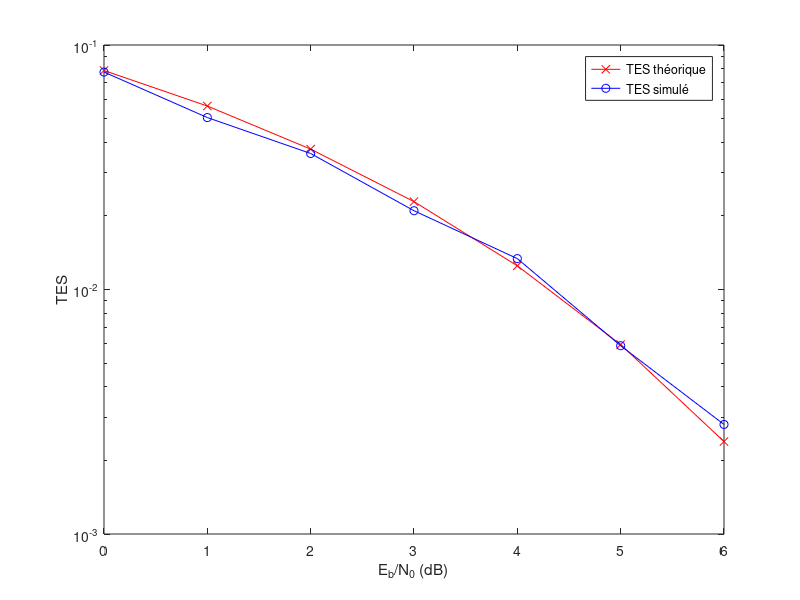
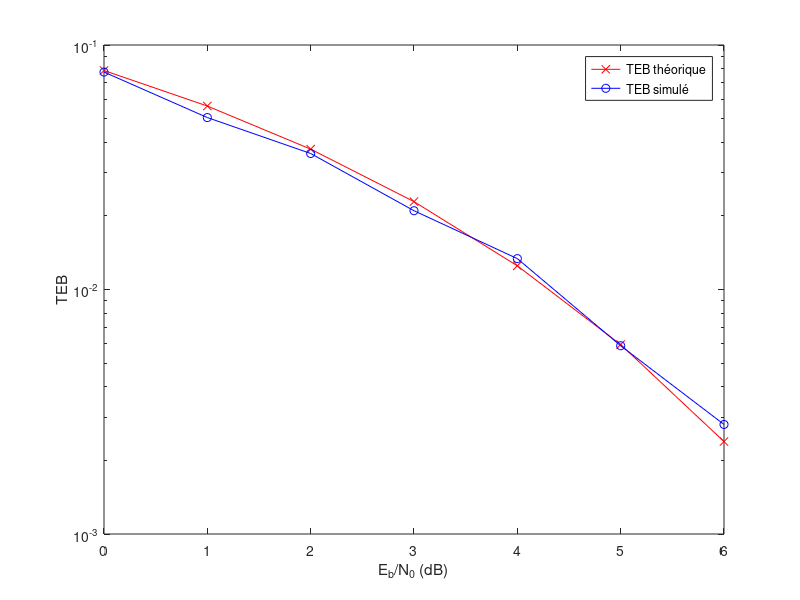

These figures' MATLAB source, in order:
%%%%%%%%%%%%%%%%%%%%%%%%%%%%%%%%%%%%%%%%%%%%%%%%%%%%%%%%%%%%%%%%%%%%%%%
% ETUDE MODULATEUR/DEMODULATEUR SUR CANAL AWGN
% Nom Prénom, Avril 2024
%%%%%%%%%%%%%%%%%%%%%%%%%%%%%%%%%%%%%%%%%%%%%%%%%%%%%%%%%%%%%%%%%%%%%%%

clear all
close all

%% %%%%%%%%%%%%%%%%%%%%%%%%%%%%%%%%%%%%%%%%%%%%%%%%%%%%%%%%%%%%%%%%%%%%%%%%%
%PARAMETRES GENERAUX
%%%%%%%%%%%%%%%%%%%%%%%%%%%%%%%%%%%%%%%%%%%%%%%%%%%%%%%%%%%%%%%%%%%%%%%%%%%
Fe=24000;       %Fréquence d'échantillonnage
Te=1/Fe;        %Période d'échantillonnage
Rb=3000;        %Débit binaire souhaité
N=1000;         %Nombre de bits générés

M= 2;         %Ordre de la modulation(BPSK est binaire donc M=2)
Rs= Rb;         %Débit symbole
Ns=1/(Rs*Te);         %Facteur de suréchantillonnage

%tableau des valeurs de SNR par bit souhaité à l'entrée du récpeteur en dB
tab_Eb_N0_dB=[0:6];
%Passage au SNR en linéaire
tab_Eb_N0=10.^(tab_Eb_N0_dB/10);

%% %%%%%%%%%%%%%%%%%%%%%%%%%%%%%%%%%%%%%%%%%%%%%%%%%%%%%%%%%%%%%%%%%%%%%%%%%
% BOUCLE SUR LES NIVEAUX DE Eb/N0 A TESTER POUR OBTENTION DU TES ET DU TEB
% SIMULES DE LA CHAINE IMPLANTEE
%%%%%%%%%%%%%%%%%%%%%%%%%%%%%%%%%%%%%%%%%%%%%%%%%%%%%%%%%%%%%%%%%%%%%%%%%%%

for indice_bruit=1:length(tab_Eb_N0_dB)

    %% %%%%%%%%%%%%%%%%%%%%%%%%%%%%%%%%%%%%%%%%%%%%%%%%%%%%%%%%%%%%%%%%%%%%%%%%%
    % VALEUR DE Eb/N0 TESTEE
    %%%%%%%%%%%%%%%%%%%%%%%%%%%%%%%%%%%%%%%%%%%%%%%%%%%%%%%%%%%%%%%%%%%%%%%%%%%
    Eb_N0_dB=tab_Eb_N0_dB(indice_bruit)
    Eb_N0=tab_Eb_N0(indice_bruit);

    %% %%%%%%%%%%%%%%%%%%%%%%%%%%%%%%%%%%%%%%%%%%%%%%%%%%%%%%%%%%%%%%%%%%%%%%%%%
    % INITIALISATIONS
    %%%%%%%%%%%%%%%%%%%%%%%%%%%%%%%%%%%%%%%%%%%%%%%%%%%%%%%%%%%%%%%%%%%%%%%%%%%
    nb_erreurs=0;   %Variable permettant de compter le nombre d'erreurs cumulées
    nb_cumul=0;     %Variables permettant de compter le nombre de cumuls réalisés
    TES=0;          %Initialisation du taux d'erreur symbole pour le cumul
    TEB=0;          %Initialisation du taux d'erreur binaire pour le cumul

    %% %%%%%%%%%%%%%%%%%%%%%%%%%%%%%%%%%%%%%%%%%%%%%%%%%%%%%%%%%%%%%%%%%%%%%%%%%
    % BOUCLE POUR PRECISION TEB MESURE : COMPTAGE NOMBRE ERREURS
    % (voir annexe texte TP)
    %%%%%%%%%%%%%%%%%%%%%%%%%%%%%%%%%%%%%%%%%%%%%%%%%%%%%%%%%%%%%%%%%%%%%%%%%%%
    while(nb_erreurs<100)

        %% %%%%%%%%%%%%%%%%%%%%%%%%%%%%%%%%%%%%%%%%%%%%%%%%%%%%%%%%%%%%%%%%%%%%%%%%%
        %GENERATION DE L'INFORMATION BINAIRE
        %%%%%%%%%%%%%%%%%%%%%%%%%%%%%%%%%%%%%%%%%%%%%%%%%%%%%%%%%%%%%%%%%%%%%%%%%%%
        bits=randi([0,1],1,N);
        
        %% %%%%%%%%%%%%%%%%%%%%%%%%%%%%%%%%%%%%%%%%%%%%%%%%%%%%%%%%%%%%%%%%%%%%%%%%%
        %MAPPING
        %%%%%%%%%%%%%%%%%%%%%%%%%%%%%%%%%%%%%%%%%%%%%%%%%%%%%%%%%%%%%%%%%%%%%%%%%%%
        symboles= 2*bits-1;     % A COMPLETER
        
        %% %%%%%%%%%%%%%%%%%%%%%%%%%%%%%%%%%%%%%%%%%%%%%%%%%%%%%%%%%%%%%%%%%%%%%%%%%
        %SURECHANTILLONNAGE
        %%%%%%%%%%%%%%%%%%%%%%%%%%%%%%%%%%%%%%%%%%%%%%%%%%%%%%%%%%%%%%%%%%%%%%%%%%%
        somme_Diracs_ponderes=kron(symboles,[1 zeros(1,Ns-1)]);
        
        %% %%%%%%%%%%%%%%%%%%%%%%%%%%%%%%%%%%%%%%%%%%%%%%%%%%%%%%%%%%%%%%%%%%%%%%%%%
        %FILTRAGE DE MISE EN FORME 
        %%%%%%%%%%%%%%%%%%%%%%%%%%%%%%%%%%%%%%%%%%%%%%%%%%%%%%%%%%%%%%%%%%%%%%%%%%%
        %Génération de la réponse impulsionnelle du filtre de mise en forme
        h= ones(1,Ns);             % A COMPLETER 
        %Filtrage de mise en forme
        Signal_emis=filter(h,1,somme_Diracs_ponderes);
        
        %%%%%%%%%%%%%%%%%%%%%%%%%%%%%%%%%%%%%%%%%%%%%%%%%%%%%%%%%%%%%%%%%%%%%%%%%%%
        %CANAL DE PROPAGATION AWGN
        %%%%%%%%%%%%%%%%%%%%%%%%%%%%%%%%%%%%%%%%%%%%%%%%%%%%%%%%%%%%%%%%%%%%%%%%%%%
        %POUR MODULATION BPSK
        %Calcul de la puissance du signal émis en 4-ASK
        P_signal= mean(abs(Signal_emis).^2);

        %Calcul de la puissance du bruit à ajouter au signal pour obtenir la valeur
        %souhaité pour le SNR par bit à l'entrée du récepteur (Eb/N0)
        P_bruit= (P_signal*Ns)/(2*log2(M)*Eb_N0);
        %Génération du bruit gaussien à la bonne puissance en utilisant la fonction
        %randn de Matlab
        Bruit=sqrt(P_bruit)*(randn(1,length(Signal_emis)));
        %Bruit =0;
        %Ajout du bruit canal au signal émis => signal à l'entrée du récepteur
        Signal_recu=Signal_emis+Bruit;
        
        %%%%%%%%%%%%%%%%%%%%%%%%%%%%%%%%%%%%%%%%%%%%%%%%%%%%%%%%%%%%%%%%%%%%%%%%%%%
        %FILTRAGE DE RECEPTION
        %%%%%%%%%%%%%%%%%%%%%%%%%%%%%%%%%%%%%%%%%%%%%%%%%%%%%%%%%%%%%%%%%%%%%%%%%%%
        hr=ones(1,Ns);
        Signal_recu_filtre=filter(hr,1,Signal_recu);
        
        %% %%%%%%%%%%%%%%%%%%%%%%%%%%%%%%%%%%%%%%%%%%%%%%%%%%%%%%%%%%%%%%%%%%%%%%%%%
        %ECHANTILLONNAGE
        %%%%%%%%%%%%%%%%%%%%%%%%%%%%%%%%%%%%%%%%%%%%%%%%%%%%%%%%%%%%%%%%%%%%%%%%%%%
        %Choix de n0
        n0=Ns;
        %Echantillonnage à n0+mNs
        Signal_echantillonne=Signal_recu_filtre(n0:Ns:end);
        
        %% %%%%%%%%%%%%%%%%%%%%%%%%%%%%%%%%%%%%%%%%%%%%%%%%%%%%%%%%%%%%%%%%%%%%%%%%%
        %DECISIONS SUR LES SYMBOLES
        %%%%%%%%%%%%%%%%%%%%%%%%%%%%%%%%%%%%%%%%%%%%%%%%%%%%%%%%%%%%%%%%%%%%%%%%%%%
        symboles_recus=sign(Signal_echantillonne/Ns);
        
        %% %%%%%%%%%%%%%%%%%%%%%%%%%%%%%%%%%%%%%%%%%%%%%%%%%%%%%%%%%%%%%%%%%%%%%%%%%
        %CALCUL DU TAUX D'ERREUR SYMBOLE CUMULE
        %%%%%%%%%%%%%%%%%%%%%%%%%%%%%%%%%%%%%%%%%%%%%%%%%%%%%%%%%%%%%%%%%%%%%%%%%%%
        TES=TES+ numel(find(symboles_recus ~= symboles))/length(symboles_recus);  % A COMPLETER
        
        %% %%%%%%%%%%%%%%%%%%%%%%%%%%%%%%%%%%%%%%%%%%%%%%%%%%%%%%%%%%%%%%%%%%%%%%%%%
        %DEMAPPING
        %%%%%%%%%%%%%%%%%%%%%%%%%%%%%%%%%%%%%%%%%%%%%%%%%%%%%%%%%%%%%%%%%%%%%%%%%%%
        bits_recus= (symboles_recus+1)/2;  % A COMPLETER
        
        %% %%%%%%%%%%%%%%%%%%%%%%%%%%%%%%%%%%%%%%%%%%%%%%%%%%%%%%%%%%%%%%%%%%%%%%%%%
        %CALCUL DU TAUX D'ERREUR BINAIRE CUMULE
        %%%%%%%%%%%%%%%%%%%%%%%%%%%%%%%%%%%%%%%%%%%%%%%%%%%%%%%%%%%%%%%%%%%%%%%%%%%
        TEB=TEB+ numel(find(bits_recus ~= bits))/length(bits_recus);  % A COMPLETER
        
        %% %%%%%%%%%%%%%%%%%%%%%%%%%%%%%%%%%%%%%%%%%%%%%%%%%%%%%%%%%%%%%%%%%%%%%%%%%
        %CUMUL DU NOMBRE D'ERREURS ET NOMBRE DE CUMUL REALISES
        %%%%%%%%%%%%%%%%%%%%%%%%%%%%%%%%%%%%%%%%%%%%%%%%%%%%%%%%%%%%%%%%%%%%%%%%%%%
        nb_erreurs=nb_erreurs+ numel(find(bits_recus ~= bits));  % A COMPLETER
        nb_cumul=nb_cumul+1;

    end  %fin boucle sur comptage nombre d'erreurs

    %% %%%%%%%%%%%%%%%%%%%%%%%%%%%%%%%%%%%%%%%%%%%%%%%%%%%%%%%%%%%%%%%%%%%%%%%%%
    %CALCUL DU TAUX D'ERREUR SYMBOLE ET DU TAUX D'ERREUR BINAIRE POUR LA
    %VALEUR TESTEE DE Eb/N0
    %%%%%%%%%%%%%%%%%%%%%%%%%%%%%%%%%%%%%%%%%%%%%%%%%%%%%%%%%%%%%%%%%%%%%%%%%%%
    TES_simule(indice_bruit)=TES/nb_cumul;
    TEB_simule(indice_bruit)=TEB/nb_cumul;

end  %fin boucle sur les valeurs testées de Eb/N0

%% %%%%%%%%%%%%%%%%%%%%%%%%%%%%%%%%%%%%%%%%%%%%%%%%%%%%%%%%%%%%%%%%%%%%%%%%%
%CALCUL DU TES ET DU TEB THEORIQUE DE LA CHAINE IMPLANTEE
%%%%%%%%%%%%%%%%%%%%%%%%%%%%%%%%%%%%%%%%%%%%%%%%%%%%%%%%%%%%%%%%%%%%%%%%%%%
TES_THEO= 2*((M - 1)/M)*qfunc(sqrt((6*log2(M)*tab_Eb_N0)/(M^2 - 1)));
TEB_THEO=TES_THEO/log2(M);

%% %%%%%%%%%%%%%%%%%%%%%%%%%%%%%%%%%%%%%%%%%%%%%%%%%%%%%%%%%%%%%%%%%%%%%%%%%
%TRACES DES TES ET TEB OBTENUS EN FONCTION DE Eb/N0
%COMPARAISON AVEC LES TES et TEBs THEORIQUES DE LA CHAINE IMPLANTEE
%%%%%%%%%%%%%%%%%%%%%%%%%%%%%%%%%%%%%%%%%%%%%%%%%%%%%%%%%%%%%%%%%%%%%%%%%%%
figure
semilogy(tab_Eb_N0_dB, TES_THEO,'r-x')
hold on
semilogy(tab_Eb_N0_dB, TES_simule,'b-o')
legend('TES théorique','TES simulé')
xlabel('E_b/N_0 (dB)')
ylabel('TES')
%Ajouter un titre à la figure fonction de la chaine implantée

figure
semilogy(tab_Eb_N0_dB, TEB_THEO,'r-x')
hold on
semilogy(tab_Eb_N0_dB, TEB_simule,'b-o')
legend('TEB théorique','TEB simulé')
xlabel('E_b/N_0 (dB)')
ylabel('TEB')
%Ajouter un titre à la figure fonction de la chaine implantée